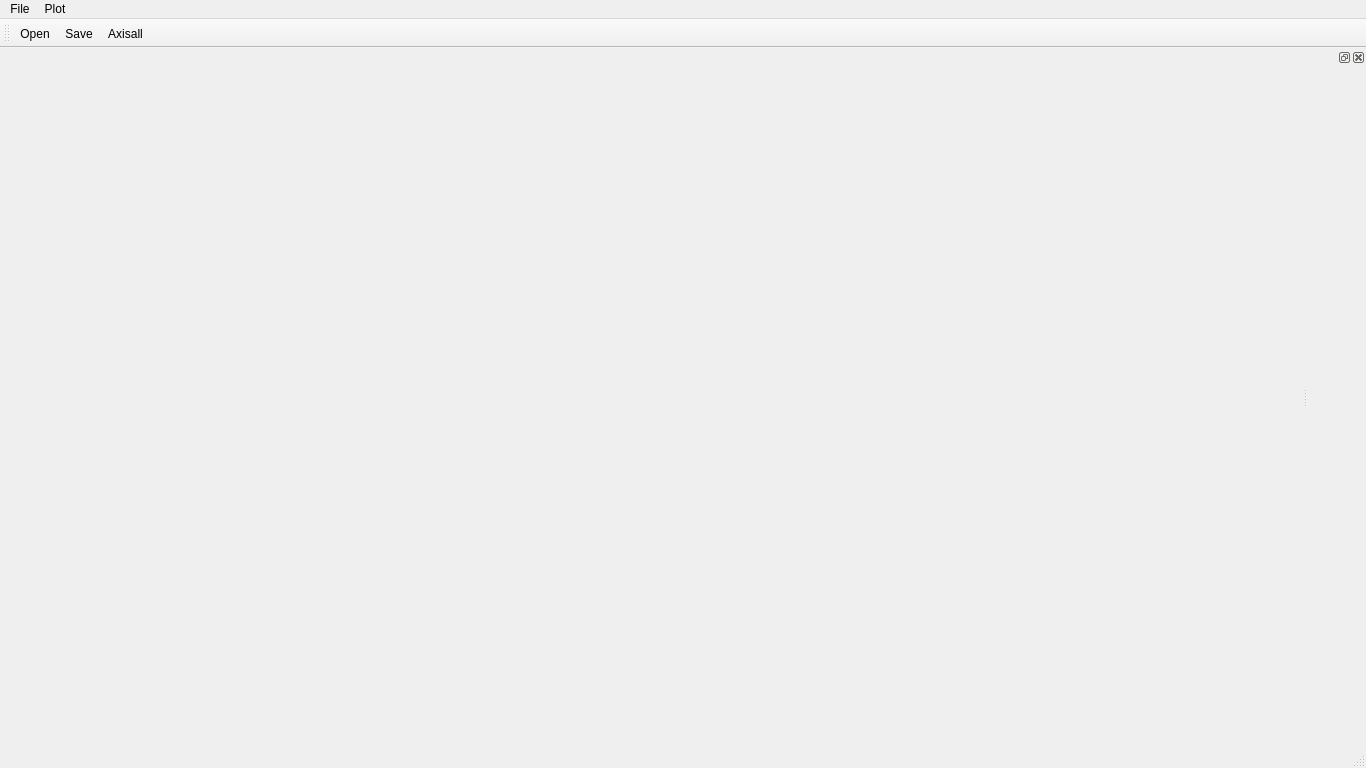
<?xml version="1.0" encoding="UTF-8"?>
<ui version="4.0">
 <class>MainWindow</class>
 <widget class="QMainWindow" name="MainWindow">
  <property name="geometry">
   <rect>
    <x>0</x>
    <y>0</y>
    <width>1366</width>
    <height>768</height>
   </rect>
  </property>
  <property name="windowTitle">
   <string>MainWindow</string>
  </property>
  <property name="windowIcon">
   <iconset resource="icons.qrc">
    <normaloff>:/icons/panda.ico</normaloff>:/icons/panda.ico</iconset>
  </property>
  <widget class="QWidget" name="centralWidget"/>
  <widget class="QMenuBar" name="menuBar">
   <property name="geometry">
    <rect>
     <x>0</x>
     <y>0</y>
     <width>1366</width>
     <height>25</height>
    </rect>
   </property>
   <widget class="QMenu" name="menuFile">
    <property name="title">
     <string>File</string>
    </property>
    <addaction name="actionOpen"/>
    <addaction name="actionSave"/>
   </widget>
   <widget class="QMenu" name="menuPlot">
    <property name="title">
     <string>Plot</string>
    </property>
    <widget class="QMenu" name="menuPosition">
     <property name="title">
      <string>Position</string>
     </property>
     <addaction name="actionAxis1"/>
     <addaction name="actionAxis2"/>
     <addaction name="actionAxis3"/>
     <addaction name="actionAxis4"/>
     <addaction name="actionAxis5"/>
     <addaction name="actionAxis6"/>
     <addaction name="actionAxisall"/>
    </widget>
    <addaction name="menuPosition"/>
    <addaction name="actionVelocity"/>
    <addaction name="actionAccerlation"/>
   </widget>
   <addaction name="menuFile"/>
   <addaction name="menuPlot"/>
  </widget>
  <widget class="QToolBar" name="mainToolBar">
   <attribute name="toolBarArea">
    <enum>TopToolBarArea</enum>
   </attribute>
   <attribute name="toolBarBreak">
    <bool>false</bool>
   </attribute>
   <addaction name="actionOpen"/>
   <addaction name="actionSave"/>
   <addaction name="actionAxisall"/>
  </widget>
  <widget class="QStatusBar" name="statusBar"/>
  <widget class="QDockWidget" name="dockWidget_3">
   <property name="minimumSize">
    <size>
     <width>20</width>
     <height>41</height>
    </size>
   </property>
   <attribute name="dockWidgetArea">
    <number>2</number>
   </attribute>
   <widget class="QWidget" name="dockWidgetContents_3"/>
  </widget>
  <action name="actionOpen">
   <property name="icon">
    <iconset resource="icons.qrc">
     <normaloff>:/icons/open.png</normaloff>:/icons/open.png</iconset>
   </property>
   <property name="text">
    <string>Open</string>
   </property>
  </action>
  <action name="actionSave">
   <property name="icon">
    <iconset resource="icons.qrc">
     <normaloff>:/icons/save.png</normaloff>:/icons/save.png</iconset>
   </property>
   <property name="text">
    <string>Save</string>
   </property>
  </action>
  <action name="actionVelocity">
   <property name="text">
    <string>Velocity</string>
   </property>
  </action>
  <action name="actionAccerlation">
   <property name="text">
    <string>Accerlation</string>
   </property>
  </action>
  <action name="actionAxis1">
   <property name="text">
    <string>Axis1</string>
   </property>
  </action>
  <action name="actionAxis2">
   <property name="text">
    <string>Axis2</string>
   </property>
  </action>
  <action name="actionAxis3">
   <property name="text">
    <string>Axis3</string>
   </property>
  </action>
  <action name="actionAxis4">
   <property name="text">
    <string>Axis4</string>
   </property>
  </action>
  <action name="actionAxis5">
   <property name="text">
    <string>Axis5</string>
   </property>
  </action>
  <action name="actionAxis6">
   <property name="text">
    <string>Axis6</string>
   </property>
  </action>
  <action name="actionAxisall">
   <property name="icon">
    <iconset resource="icons.qrc">
     <normaloff>:/icons/plot.png</normaloff>:/icons/plot.png</iconset>
   </property>
   <property name="text">
    <string>Axisall</string>
   </property>
  </action>
 </widget>
 <layoutdefault spacing="6" margin="11"/>
 <resources>
  <include location="icons.qrc"/>
 </resources>
 <connections/>
</ui>
